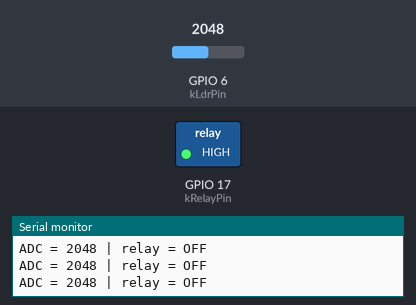
Simulated run of this program. Board: ESP32-S3. Parts: switched loads named in the program (green lamp = pin HIGH), the last lines printed to the serial monitor. The test bench sets the inputs (shaded band); at power-on: GPIO 6 (kLdrPin) = 2048.

Above: at 1.2 s.
1.3 s: GPIO 6 (kLdrPin) set to 1229
2.8 s: GPIO 6 (kLdrPin) set to 1135
At 4.0 s:
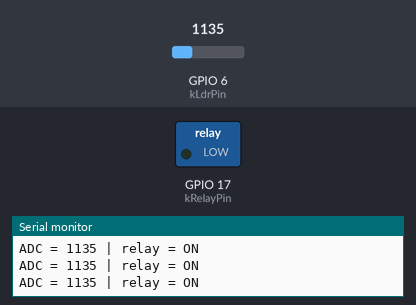
4.3 s: GPIO 6 (kLdrPin) set to 1968
5.8 s: GPIO 6 (kLdrPin) set to 2071
At 6.8 s:
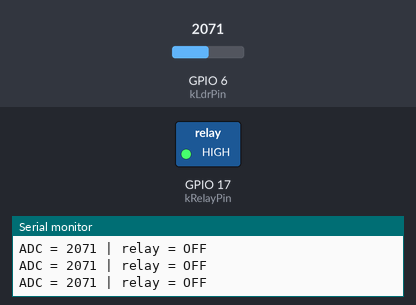
7.3 s: GPIO 6 (kLdrPin) set to 1160
At 8.1 s:
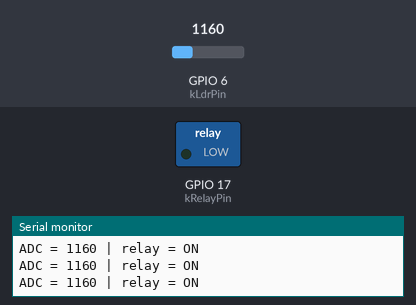
Timing chart, 0 to 9.8 s (numbered marks = the images above; inputs shaded):
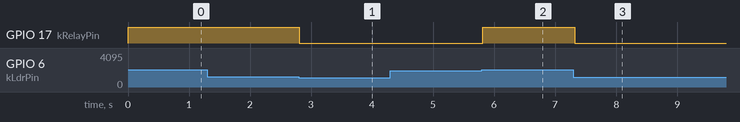

Measured:
- the behaviour switches between 1200 and 1199 on GPIO 6 (kLdrPin) (found by bisection; images 0 and 1)
- the behaviour switches between 2000 and 2001 on GPIO 6 (kLdrPin) (found by bisection; images 1 and 2)
- after the input at 2.8 s, GPIO 17 (kRelayPin): HIGH → LOW at once
- after the input at 5.8 s, GPIO 17 (kRelayPin): LOW → HIGH at once
- after the input at 7.3 s, GPIO 17 (kRelayPin): HIGH → LOW at once

The program:

main.cpp
```cpp
#include <Arduino.h>

constexpr uint8_t kLdrPin   = 6;
constexpr uint8_t kRelayPin = 17;

constexpr uint16_t kThresholdDark  = 1200;
constexpr uint16_t kThresholdLight = 2000;

constexpr uint8_t kRelayOnLevel = HIGH;

constexpr uint8_t kLoopDelayMs = 100;

bool g_relay_on = false;

bool ComputeRelayState(int adc_value, bool previous_state) {
    if (adc_value < kThresholdDark) {
        return true;
    }

    if (adc_value > kThresholdLight) {
        return false;
    }

    return previous_state;
}

void ApplyRelayState(bool relay_on) {
    digitalWrite(kRelayPin, relay_on ? kRelayOnLevel : !kRelayOnLevel);
}

void setup() {
    Serial.begin(115200);

    pinMode(kRelayPin, OUTPUT);

    ApplyRelayState(g_relay_on);
}

void loop() {
    const int adc_value = analogRead(kLdrPin);

    g_relay_on = ComputeRelayState(adc_value, g_relay_on);

    ApplyRelayState(!g_relay_on);

    Serial.printf("ADC = %4d | relay = %s\n", adc_value, g_relay_on ? "ON" : "OFF");
    delay(kLoopDelayMs);
}
```
